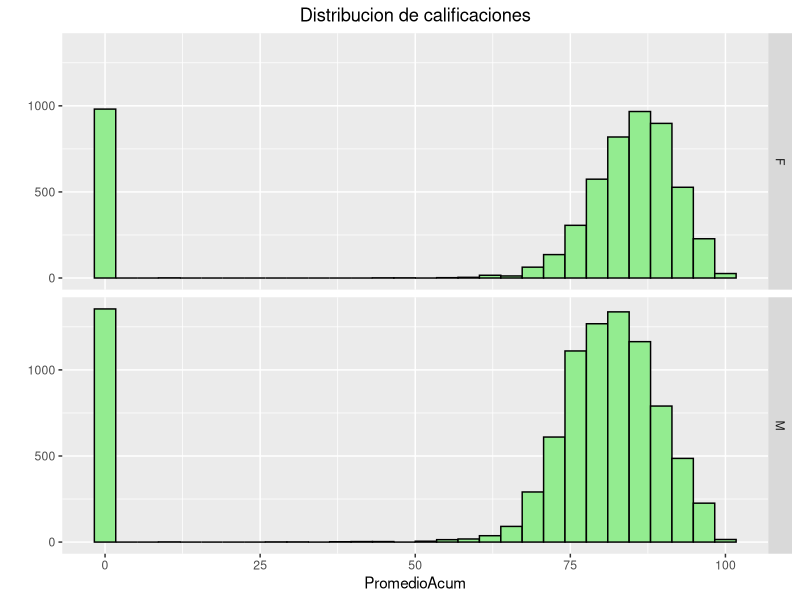

R code for this plot:
setwd('C:/Users/a.de.la.cruz/Documents/tallerR/datasets')
dir()

install.packages("ggplot2")
library(ggplot2)


infoAcad <- read.csv('InfoAcad_TS_2008.csv')

hombres <- infoAcad[infoAcad$Genero == "M",]
mujeres <- infoAcad[infoAcad$Genero == "F",]

ggplot(data=infoAcad, aes(x=infoAcad$PromedioAcum)) + 
  geom_histogram( fill="#93EC90", color="black") +
  facet_grid(rows = vars(infoAcad$Genero)) +
  labs(x = "PromedioAcum", y = "" ) +
  ggtitle("Distribucion de calificaciones") +
  theme(plot.title = element_text(hjust = 0.5))
  

